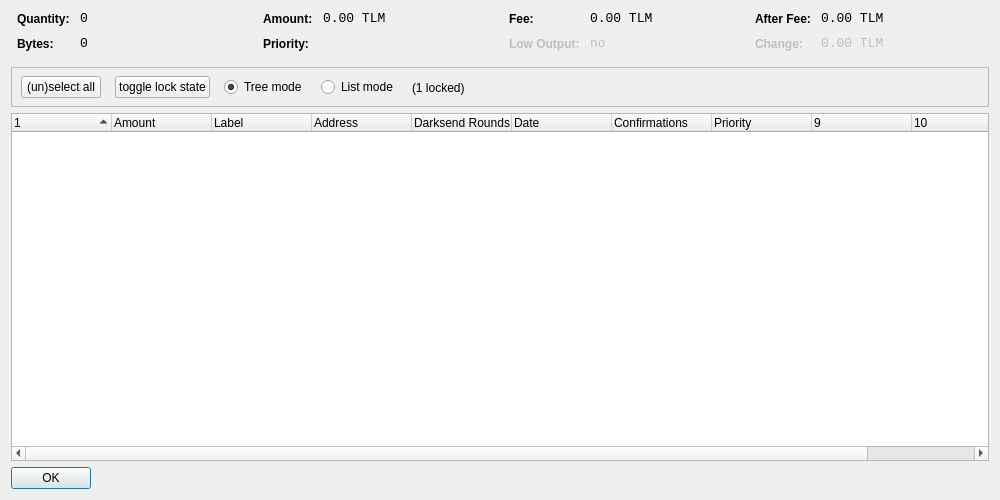
<?xml version="1.0" encoding="UTF-8"?>
<ui version="4.0">
 <class>CoinControlDialog</class>
 <widget class="QDialog" name="CoinControlDialog">
  <property name="geometry">
   <rect>
    <x>0</x>
    <y>0</y>
    <width>1000</width>
    <height>500</height>
   </rect>
  </property>
  <property name="windowTitle">
   <string>Coin Control</string>
  </property>
  <layout class="QVBoxLayout" name="verticalLayout">
   <item>
    <layout class="QHBoxLayout" name="horizontalLayoutTop" stretch="0,0,0,0">
     <property name="topMargin">
      <number>0</number>
     </property>
     <property name="bottomMargin">
      <number>10</number>
     </property>
     <item>
      <layout class="QFormLayout" name="formLayoutCoinControl1">
       <property name="horizontalSpacing">
        <number>10</number>
       </property>
       <property name="verticalSpacing">
        <number>10</number>
       </property>
       <property name="leftMargin">
        <number>6</number>
       </property>
       <property name="rightMargin">
        <number>6</number>
       </property>
       <item row="0" column="0">
        <widget class="QLabel" name="labelCoinControlQuantityText">
         <property name="styleSheet">
          <string notr="true">font-weight:bold;</string>
         </property>
         <property name="text">
          <string>Quantity:</string>
         </property>
        </widget>
       </item>
       <item row="0" column="1">
        <widget class="QLabel" name="labelCoinControlQuantity">
         <property name="font">
          <font>
           <family>Monospace</family>
           <pointsize>10</pointsize>
          </font>
         </property>
         <property name="cursor">
          <cursorShape>IBeamCursor</cursorShape>
         </property>
         <property name="contextMenuPolicy">
          <enum>Qt::ActionsContextMenu</enum>
         </property>
         <property name="text">
          <string notr="true">0</string>
         </property>
         <property name="textInteractionFlags">
          <set>Qt::LinksAccessibleByMouse|Qt::TextSelectableByKeyboard|Qt::TextSelectableByMouse</set>
         </property>
        </widget>
       </item>
       <item row="1" column="0">
        <widget class="QLabel" name="labelCoinControlBytesText">
         <property name="styleSheet">
          <string notr="true">font-weight:bold;</string>
         </property>
         <property name="text">
          <string>Bytes:</string>
         </property>
        </widget>
       </item>
       <item row="1" column="1">
        <widget class="QLabel" name="labelCoinControlBytes">
         <property name="font">
          <font>
           <family>Monospace</family>
           <pointsize>10</pointsize>
          </font>
         </property>
         <property name="cursor">
          <cursorShape>IBeamCursor</cursorShape>
         </property>
         <property name="contextMenuPolicy">
          <enum>Qt::ActionsContextMenu</enum>
         </property>
         <property name="text">
          <string notr="true">0</string>
         </property>
         <property name="textInteractionFlags">
          <set>Qt::LinksAccessibleByMouse|Qt::TextSelectableByKeyboard|Qt::TextSelectableByMouse</set>
         </property>
        </widget>
       </item>
      </layout>
     </item>
     <item>
      <layout class="QFormLayout" name="formLayoutCoinControl2">
       <property name="horizontalSpacing">
        <number>10</number>
       </property>
       <property name="verticalSpacing">
        <number>10</number>
       </property>
       <property name="leftMargin">
        <number>6</number>
       </property>
       <property name="rightMargin">
        <number>6</number>
       </property>
       <item row="0" column="0">
        <widget class="QLabel" name="labelCoinControlAmountText">
         <property name="styleSheet">
          <string notr="true">font-weight:bold;</string>
         </property>
         <property name="text">
          <string>Amount:</string>
         </property>
        </widget>
       </item>
       <item row="0" column="1">
        <widget class="QLabel" name="labelCoinControlAmount">
         <property name="font">
          <font>
           <family>Monospace</family>
           <pointsize>10</pointsize>
          </font>
         </property>
         <property name="cursor">
          <cursorShape>IBeamCursor</cursorShape>
         </property>
         <property name="contextMenuPolicy">
          <enum>Qt::ActionsContextMenu</enum>
         </property>
         <property name="text">
          <string notr="true">0.00 TLM</string>
         </property>
         <property name="textInteractionFlags">
          <set>Qt::LinksAccessibleByMouse|Qt::TextSelectableByKeyboard|Qt::TextSelectableByMouse</set>
         </property>
        </widget>
       </item>
       <item row="1" column="0">
        <widget class="QLabel" name="labelCoinControlPriorityText">
         <property name="styleSheet">
          <string notr="true">font-weight:bold;</string>
         </property>
         <property name="text">
          <string>Priority:</string>
         </property>
        </widget>
       </item>
       <item row="1" column="1">
        <widget class="QLabel" name="labelCoinControlPriority">
         <property name="font">
          <font>
           <family>Monospace</family>
           <pointsize>10</pointsize>
          </font>
         </property>
         <property name="cursor">
          <cursorShape>IBeamCursor</cursorShape>
         </property>
         <property name="contextMenuPolicy">
          <enum>Qt::ActionsContextMenu</enum>
         </property>
         <property name="text">
          <string/>
         </property>
         <property name="textInteractionFlags">
          <set>Qt::LinksAccessibleByMouse|Qt::TextSelectableByKeyboard|Qt::TextSelectableByMouse</set>
         </property>
        </widget>
       </item>
      </layout>
     </item>
     <item>
      <layout class="QFormLayout" name="formLayoutCoinControl3">
       <property name="horizontalSpacing">
        <number>10</number>
       </property>
       <property name="verticalSpacing">
        <number>10</number>
       </property>
       <property name="leftMargin">
        <number>6</number>
       </property>
       <property name="rightMargin">
        <number>6</number>
       </property>
       <item row="0" column="0">
        <widget class="QLabel" name="labelCoinControlFeeText">
         <property name="styleSheet">
          <string notr="true">font-weight:bold;</string>
         </property>
         <property name="text">
          <string>Fee:</string>
         </property>
        </widget>
       </item>
       <item row="0" column="1">
        <widget class="QLabel" name="labelCoinControlFee">
         <property name="font">
          <font>
           <family>Monospace</family>
           <pointsize>10</pointsize>
          </font>
         </property>
         <property name="cursor">
          <cursorShape>IBeamCursor</cursorShape>
         </property>
         <property name="contextMenuPolicy">
          <enum>Qt::ActionsContextMenu</enum>
         </property>
         <property name="text">
          <string notr="true">0.00 TLM</string>
         </property>
         <property name="textInteractionFlags">
          <set>Qt::LinksAccessibleByMouse|Qt::TextSelectableByKeyboard|Qt::TextSelectableByMouse</set>
         </property>
        </widget>
       </item>
       <item row="1" column="0">
        <widget class="QLabel" name="labelCoinControlLowOutputText">
         <property name="enabled">
          <bool>false</bool>
         </property>
         <property name="styleSheet">
          <string notr="true">font-weight:bold;</string>
         </property>
         <property name="text">
          <string>Low Output:</string>
         </property>
        </widget>
       </item>
       <item row="1" column="1">
        <widget class="QLabel" name="labelCoinControlLowOutput">
         <property name="enabled">
          <bool>false</bool>
         </property>
         <property name="font">
          <font>
           <family>Monospace</family>
           <pointsize>10</pointsize>
          </font>
         </property>
         <property name="cursor">
          <cursorShape>IBeamCursor</cursorShape>
         </property>
         <property name="contextMenuPolicy">
          <enum>Qt::ActionsContextMenu</enum>
         </property>
         <property name="text">
          <string notr="true">no</string>
         </property>
         <property name="textInteractionFlags">
          <set>Qt::LinksAccessibleByMouse|Qt::TextSelectableByKeyboard|Qt::TextSelectableByMouse</set>
         </property>
        </widget>
       </item>
      </layout>
     </item>
     <item>
      <layout class="QFormLayout" name="formLayoutCoinControl4">
       <property name="horizontalSpacing">
        <number>10</number>
       </property>
       <property name="verticalSpacing">
        <number>10</number>
       </property>
       <property name="leftMargin">
        <number>6</number>
       </property>
       <property name="rightMargin">
        <number>6</number>
       </property>
       <item row="0" column="0">
        <widget class="QLabel" name="labelCoinControlAfterFeeText">
         <property name="styleSheet">
          <string notr="true">font-weight:bold;</string>
         </property>
         <property name="text">
          <string>After Fee:</string>
         </property>
        </widget>
       </item>
       <item row="0" column="1">
        <widget class="QLabel" name="labelCoinControlAfterFee">
         <property name="font">
          <font>
           <family>Monospace</family>
           <pointsize>10</pointsize>
          </font>
         </property>
         <property name="cursor">
          <cursorShape>IBeamCursor</cursorShape>
         </property>
         <property name="contextMenuPolicy">
          <enum>Qt::ActionsContextMenu</enum>
         </property>
         <property name="text">
          <string notr="true">0.00 TLM</string>
         </property>
         <property name="textInteractionFlags">
          <set>Qt::LinksAccessibleByMouse|Qt::TextSelectableByKeyboard|Qt::TextSelectableByMouse</set>
         </property>
        </widget>
       </item>
       <item row="1" column="0">
        <widget class="QLabel" name="labelCoinControlChangeText">
         <property name="enabled">
          <bool>false</bool>
         </property>
         <property name="styleSheet">
          <string notr="true">font-weight:bold;</string>
         </property>
         <property name="text">
          <string>Change:</string>
         </property>
        </widget>
       </item>
       <item row="1" column="1">
        <widget class="QLabel" name="labelCoinControlChange">
         <property name="enabled">
          <bool>false</bool>
         </property>
         <property name="font">
          <font>
           <family>Monospace</family>
           <pointsize>10</pointsize>
          </font>
         </property>
         <property name="cursor">
          <cursorShape>IBeamCursor</cursorShape>
         </property>
         <property name="contextMenuPolicy">
          <enum>Qt::ActionsContextMenu</enum>
         </property>
         <property name="text">
          <string notr="true">0.00 TLM</string>
         </property>
         <property name="textInteractionFlags">
          <set>Qt::LinksAccessibleByMouse|Qt::TextSelectableByKeyboard|Qt::TextSelectableByMouse</set>
         </property>
        </widget>
       </item>
      </layout>
     </item>
    </layout>
   </item>
   <item>
    <widget class="QFrame" name="frame">
     <property name="minimumSize">
      <size>
       <width>0</width>
       <height>40</height>
      </size>
     </property>
     <property name="frameShape">
      <enum>QFrame::StyledPanel</enum>
     </property>
     <property name="frameShadow">
      <enum>QFrame::Sunken</enum>
     </property>
     <widget class="QWidget" name="horizontalLayoutWidget">
      <property name="geometry">
       <rect>
        <x>10</x>
        <y>0</y>
        <width>781</width>
        <height>41</height>
       </rect>
      </property>
      <layout class="QHBoxLayout" name="horizontalLayoutPanel" stretch="0,0,0,0,0">
       <property name="spacing">
        <number>14</number>
       </property>
       <item>
        <widget class="QPushButton" name="pushButtonSelectAll">
         <property name="sizePolicy">
          <sizepolicy hsizetype="Maximum" vsizetype="Fixed">
           <horstretch>0</horstretch>
           <verstretch>0</verstretch>
          </sizepolicy>
         </property>
         <property name="text">
          <string>(un)select all</string>
         </property>
        </widget>
       </item>
        <item>
         <widget class="QPushButton" name="pushButtonToggleLock">
          <property name="sizePolicy">
           <sizepolicy hsizetype="Maximum" vsizetype="Fixed">
            <horstretch>0</horstretch>
            <verstretch>0</verstretch>
           </sizepolicy>
          </property>
          <property name="text">
           <string>toggle lock state</string>
          </property>
          <property name="autoDefault">
           <bool>false</bool>
          </property>
         </widget>
        </item>
       <item>
        <widget class="QRadioButton" name="radioTreeMode">
         <property name="sizePolicy">
          <sizepolicy hsizetype="Maximum" vsizetype="Fixed">
           <horstretch>0</horstretch>
           <verstretch>0</verstretch>
          </sizepolicy>
         </property>
         <property name="text">
          <string>Tree mode</string>
         </property>
         <property name="checked">
          <bool>true</bool>
         </property>
        </widget>
       </item>
       <item>
        <widget class="QRadioButton" name="radioListMode">
         <property name="sizePolicy">
          <sizepolicy hsizetype="Maximum" vsizetype="Fixed">
           <horstretch>0</horstretch>
           <verstretch>0</verstretch>
          </sizepolicy>
         </property>
         <property name="text">
          <string>List mode</string>
         </property>
        </widget>
       </item>
        <item>
         <widget class="QLabel" name="labelLocked">
          <property name="text">
           <string>(1 locked)</string>
          </property>
         </widget>
        </item>
       <item>
        <spacer name="horizontalSpacer">
         <property name="orientation">
          <enum>Qt::Horizontal</enum>
         </property>
         <property name="sizeHint" stdset="0">
          <size>
           <width>40</width>
           <height>20</height>
          </size>
         </property>
        </spacer>
       </item>
      </layout>
     </widget>
    </widget>
   </item>
   <item>
    <widget class="CoinControlTreeWidget" name="treeWidget">
     <property name="contextMenuPolicy">
      <enum>Qt::CustomContextMenu</enum>
     </property>
     <property name="sortingEnabled">
      <bool>false</bool>
     </property>
     <property name="columnCount">
      <number>11</number>
     </property>
     <attribute name="headerShowSortIndicator" stdset="0">
      <bool>true</bool>
     </attribute>
     <attribute name="headerStretchLastSection">
      <bool>false</bool>
     </attribute>
     <column>
      <property name="text">
       <string/>
      </property>
     </column>
     <column>
      <property name="text">
       <string>Amount</string>
      </property>
     </column>
     <column>
      <property name="text">
       <string>Label</string>
      </property>
     </column>
     <column>
      <property name="text">
       <string>Address</string>
      </property>
     </column>
     <column>
      <property name="text">
       <string>Darksend Rounds</string>
      </property>
    </column>
     <column>
      <property name="text">
       <string>Date</string>
      </property>
     </column>
     <column>
      <property name="text">
       <string>Confirmations</string>
      </property>
      <property name="toolTip">
       <string>Confirmed</string>
      </property>
     </column>
     <column>
      <property name="text">
       <string>Priority</string>
      </property>
     </column>
     <column>
      <property name="text">
       <string/>
      </property>
     </column>
     <column>
      <property name="text">
       <string/>
      </property>
     </column>
     <column>
      <property name="text">
       <string/>
      </property>
     </column>
     <column>
      <property name="text">
       <string/>
      </property>
     </column>
    </widget>
   </item>
   <item>
    <widget class="QDialogButtonBox" name="buttonBox">
     <property name="sizePolicy">
      <sizepolicy hsizetype="Maximum" vsizetype="Fixed">
       <horstretch>0</horstretch>
       <verstretch>0</verstretch>
      </sizepolicy>
     </property>
     <property name="orientation">
      <enum>Qt::Horizontal</enum>
     </property>
     <property name="standardButtons">
      <set>QDialogButtonBox::Ok</set>
     </property>
    </widget>
   </item>
  </layout>
 </widget>
 <customwidgets>
  <customwidget>
   <class>CoinControlTreeWidget</class>
   <extends>QTreeWidget</extends>
   <header>coincontroltreewidget.h</header>
  </customwidget>
 </customwidgets>
 <resources/>
 <connections/>
</ui>
